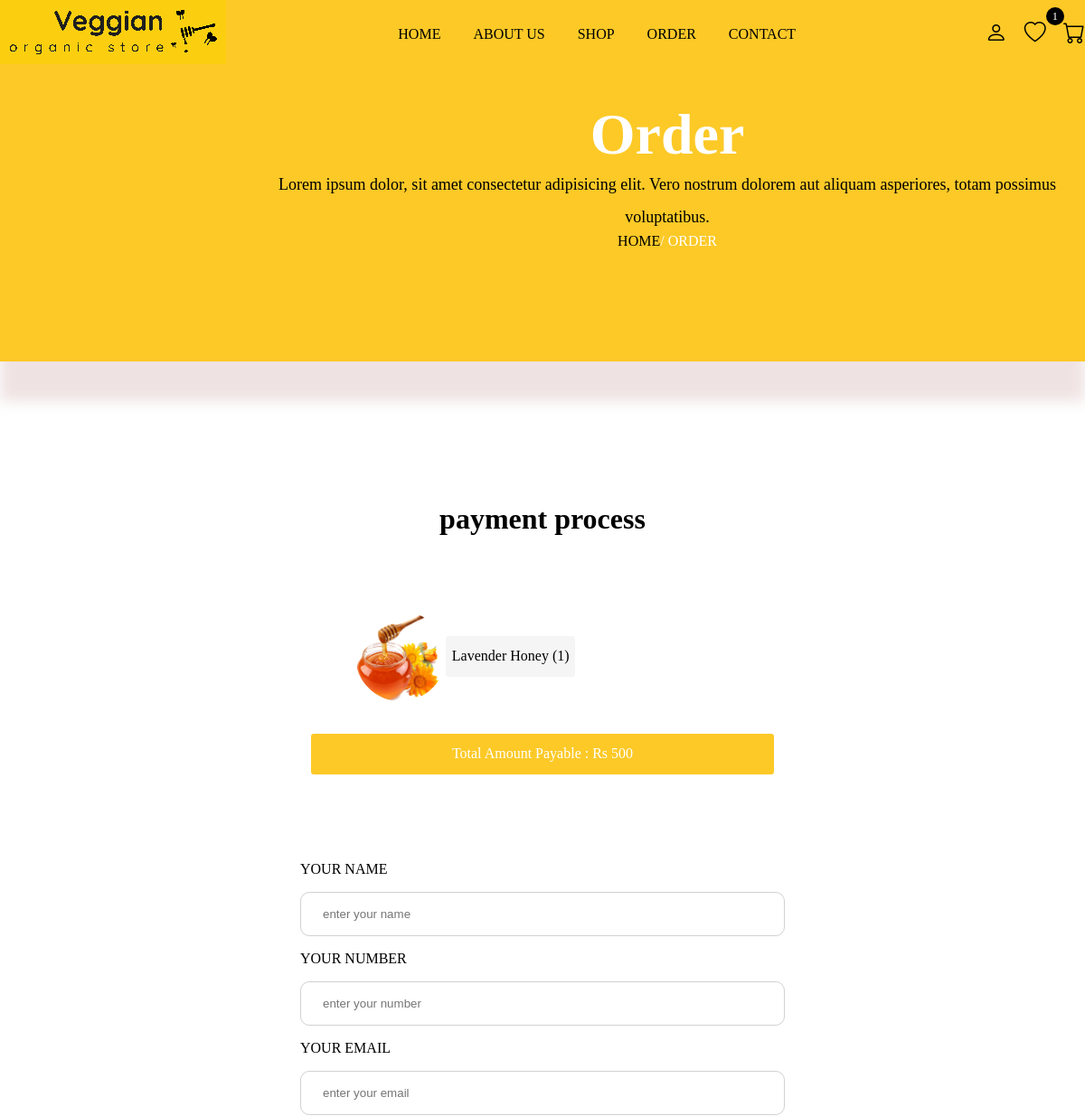
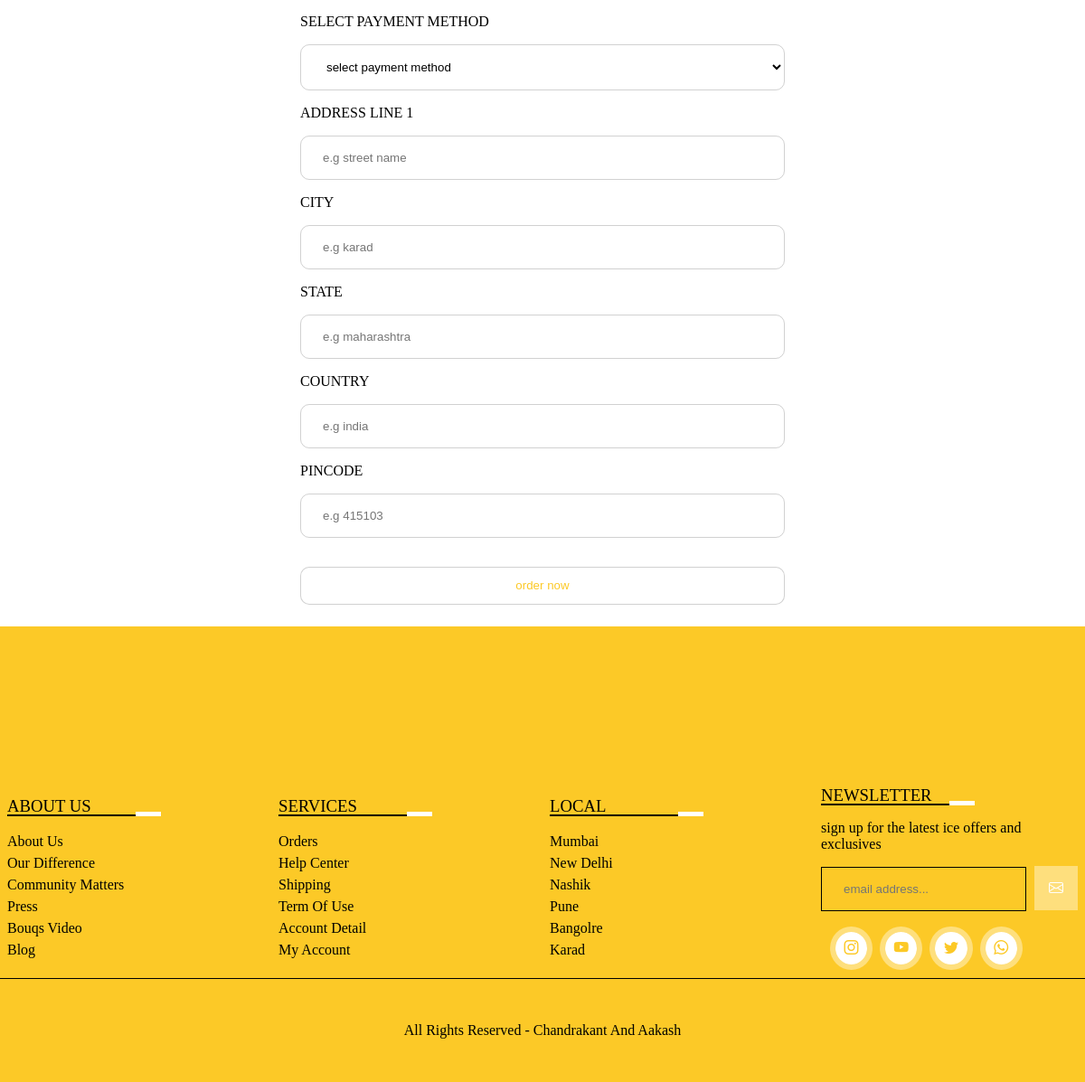
Screenshot of /checkout.php (signed in) with the database file from the repository (2 pictures, top to bottom).
### tables this page shows
CREATE TABLE `cart` (
  `id` int(255) NOT NULL,
  `user_id` int(255) NOT NULL,
  `pid` int(255) NOT NULL,
  `name` varchar(255) NOT NULL,
  `price` varchar(255) NOT NULL,
  `quantity` varchar(255) NOT NULL,
  `image` varchar(255) NOT NULL
);

### checkout.php (the view, shortened to what this page needs)
<?php
include 'connection.php';
$user_id = $_SESSION['user_id'];
?>
<!DOCTYPE html>
<html lang="en">
<head>
    <link rel="stylesheet" href="https://cdn.jsdelivr.net/npm/bootstrap-icons@1.11.1/font/bootstrap-icons.css">
    <link rel="stylesheet" href="main.css">
</head>
<body>
    <?php include 'header.php'?>
    <div class="banner">
        <div class="details">
            <h1>order</h1>
            <p>Lorem ipsum dolor, sit amet consectetur adipisicing elit. Vero nostrum dolorem aut aliquam asperiores, totam possimus voluptatibus.</p>
            <a href="index.php">home</a><span>/ order</span>
        </div>
    </div>
    <div class="checkout-form">
        <h1 class="title">payment process</h1>
        <div class="display-order">
        <div class="box-container">
        <?php
            $select_cart = mysqli_query($conn, "SELECT * FROM `cart` WHERE user_id = '$user_id'") or die('query failed');
            $total = 0;
            $grand_total = 0;
            if (mysqli_num_rows($select_cart) > 0) {
            while ($fetch_cart = mysqli_fetch_assoc($select_cart)) {
                $total_price = ($fetch_cart['price'] * $fetch_cart['quantity']);
                $grand_total = $total += $total_price;
            ?>
        <div class="box">
            <img src="img/<?php echo $fetch_cart['image']; ?>">
            <span>
                <?php
                echo $fetch_cart['name'] . ' (' . $fetch_cart['quantity'] . ')';
                ?>
            </span>
        </div>
        <?php
            }
        }
        ?>
        </div>
            <span class="grand-total">Total Amount payable : Rs <?= $grand_total; ?></span>
        </div>
        <form method="post" onsubmit="return validateForm()">
        <div class="input-field">
            <label>your name</label>
            <input type="text" name="name" id="name" placeholder="enter your name" required>
        </div>
        <div class="input-field">
            <label>your number</label>
            <input type="text" name="number" id="number" placeholder="enter your number" required>
        </div>
        <div class="input-field">
            <label>your email</label>
            <input type="email" name="email" id="email" placeholder="enter your email" required>
        </div>
        <div class="input-field">
            <label>select payment method</label>
            <select name="method" id="method" required>
                <option selected disabled>select payment method</option>
            </select>
        </div>
            <div class="input-field">
                <label>address line 1</label>
                <input type="text" name="street" placeholder="e.g street name" required>
            </div>
            <div class="input-field">
                <label>city</label>
                <input type="text" name="city" placeholder="e.g karad" required>
            </div>
            <div class="input-field">
                <label>state</label>
                <input type="text" name="state" placeholder="e.g maharashtra" required>
            </div>
            <div class="input-field">
                <label>country</label>
                <input type="text" name="country" placeholder="e.g india">
            </div>
    <div class="input-field">
        <label>pincode</label>
        <input type="text" name="pincode" id="pincode" placeholder="e.g 415103">
    </div>
    <input type="submit" name="order-btn" class="btn" value="order now">
</form>
    </div>
    <?php include 'footer.php'?>
</body>
</html>

### main.css (style rules this page uses)
* { margin:0; padding:0; box-sizing:border-box; }
:root { --box-shadow: 0px 0px 0px 6px rgb(255 255 255/40%); --box-shadow2: 0px 0px 0px 6px rgba(255, 255, 255, 0.136); --orange: #fcc927; }
a { text-decoration: none; }
.btn { padding: .8rem 2.5em; text-transform: #fff; color: var(--orange); background: #fff; border-radius: 10px; cursor: pointer; }
.title { text-align: center; margin-bottom: 1rem; }
input, button, textarea, select { outline: none; border: 1px solid #55555544; background: transparent; width: 100%; padding: 1rem 1.5rem; border-radius: 10px; margin: 1rem 0; }
input[type=submit] { cursor: pointer; }
.banner { background: var(--orange); width: 100%; height: 50vh; position: relative; z-index: 1; }
.banner::before { position: absolute; content: ''; bottom: -18%; right: 0; background-image: url(img/banner.png); width: 316px; height: 245px; background-size: 216px; background-repeat: no-repeat; }
.banner .details { position: absolute; padding: 7rem 0; left: 23%; text-align: center; z-index: 200; }
.banner .details h1 { font-size: 4rem; color: #fff; text-transform: capitalize; }
.banner .details p { font-size: 18px; line-height: 2; }
.banner .details a { text-transform: uppercase; color: #000; }
.banner .details span { color: #fff; text-transform: uppercase; }
.box-container { padding: 2% 8%; display: grid; grid-template-columns: repeat(auto-fit, minmax(20rem, 1fr)); column-gap: 1rem; }
.box-container .box, .popular-brands-content .card { background: #fff; box-shadow: var(--box-shadow); padding: 2rem; margin: 1rem; text-align: center; border-radius: 10px; line-height: 2; text-transform: uppercase; position: relative; }
.box-container .box img { width: 100%; height: 250px; }
.display-order { box-shadow: var(--box-shadow2); width: 50vw; margin: 1rem auto; text-align: center; padding: 2rem 1rem; line-height: 2; }
.display-order .box-container { grid-template-columns: repeat(auto-fit, minmax(15rem,1fr)); }
.display-order .box { display: flex; box-shadow: var(--box-shadow); margin: 1rem 0; padding: .5rem 2rem; align-items: center; }
.display-order .box img { width: 100px; height: 100px; border-radius: 50%; }
.display-order span { display: inline-block; background: #f5f5f5; padding: .4rem; border-radius: 3px; text-transform: capitalize; }
.display-order .grand-total { width: 90%; background: var(--orange); color: #fff; cursor: pointer; }
.checkout-form form { width: 50vw; box-shadow: var(--box-shadow); margin: 2rem auto; padding: 2rem; border-radius: 10px; }
.input-field label { margin: .6rem 0; text-transform: uppercase; }

### rows the page displays
cart: image (picture), name "Lavender Honey", quantity "1"

### other values shown
$wishlist_num_rows "1"
$grand_total "500"
